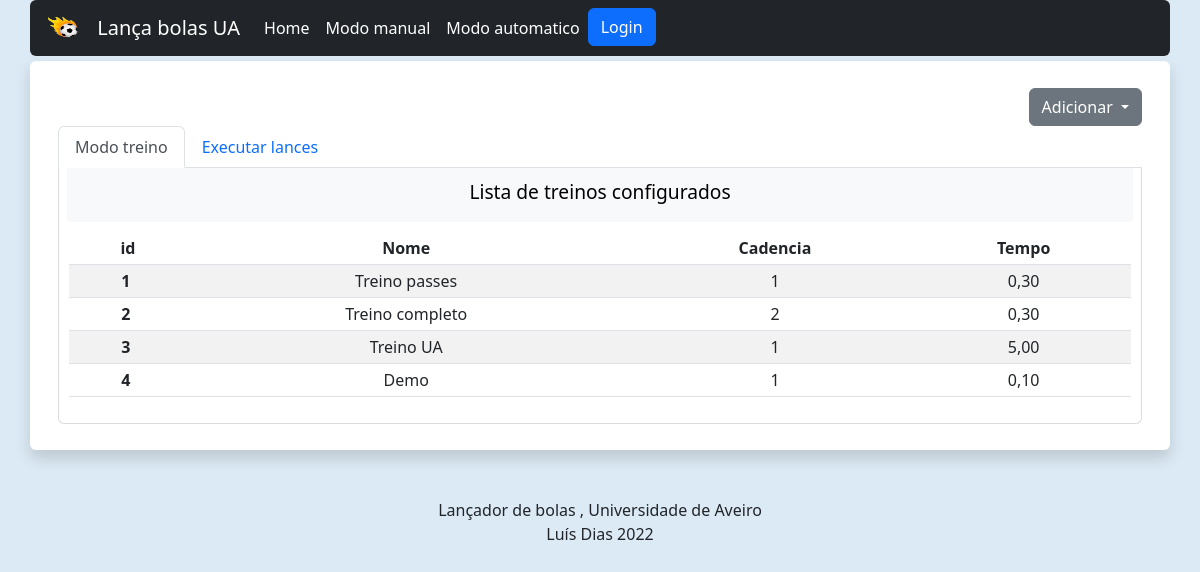
/modoauto, run on the app's committed database.
### appBolas/models.py (models this page shows, shortened)
class treino(models.Model):
    nomeTreino=models.CharField('Nome do Treino',max_length=20)
    lances = models.ManyToManyField(lance)
    Qt_bolas_lance=models.IntegerField("Bolas lançadas por lance", default=5)            # Bolas lançadas por cada lance
    maxBolasTreino=models.IntegerField("Maximo de bolas por treino", default=200)        # Maximo de bolas por cada treino
    class cadencia(models.IntegerChoices):
            Baixa = 4
            Media = 3
            Alta = 2
            Elevada = 1
    cadenciaTreino = models.IntegerField("Cadencia do treino",choices=cadencia.choices, default=1)
    dataCriacao = models.DateTimeField("Data",default=datetime.now, editable=False)
    tempoTreino=models.DecimalField("Tempo de treino(H,MIN)", default=5, max_digits=5, decimal_places=2)
    class Seqlances(models.IntegerChoices):
            ALEATORIA = 1
            SEQUENCIAL = 2
    SequenciaLances = models.IntegerField("Sequencia de lances",choices=Seqlances.choices, default=1)
    '''
        ALEATORIA = 'AL'
    SEQUENCIAL = 'SQ'
    ALEATORIA_SEQUENCIAL = [
        (ALEATORIA, 'Aleatória'),
        (SEQUENCIAL, 'Sequencial'),
    ]
    SequenciaLances = models.CharField('Sequencia de lances',
        max_length=2,
        choices=ALEATORIA_SEQUENCIAL,
        default=ALEATORIA,
    )
    '''

### appBolas/views.py (the view)
# urls.py: path("modoauto", views.modoauto, name="modoauto"),                          # Quando vem um pedido de 'modoauto' browser retorna a funcao modoauto     NÃO UTILIZADO!!!!
def modoauto(request):
    is_ajax = request.headers.get('X-Requested-With') == 'XMLHttpRequest'
    if is_ajax:                                                                 # Se o metodo for ajax, então a resposta é em JSON
        if request.method=="GET":                                               # Se GET então
            todos = list(treino.objects.all().values())                         # Recebe os valores da base de dados
            return JsonResponse({'context': todos}, status=200)                 # Envia os valores por JSON, e retorna 200(ok)
        if request.method=="POST":                                              # Se o methodo for POST então
            dataFromPost=json.load(request)                                     # recebe os valores de POST
            if "idlance" in dataFromPost:
                dbLance = LanceDB.objects.get(id=dataFromPost["idlance"])
                print("Lance " + str(dataFromPost["idlance"]))
                respostaJson={
                    'nomeLance': dbLance.nomeLance,
                    'anguloX': dbLance.anguloX,
                    'anguloY': dbLance.anguloY,
                    'anguloInclinacao': dbLance.anguloInclinacao,
                    'velocidadeRoloEsq': dbLance.velocidadeRoloEsq,
                    'velocidadeRoloDir': dbLance.velocidadeRoloDir,
                }
                return JsonResponse(respostaJson, status=200)
            if "id" in dataFromPost:
                dbTreino = treino.objects.get(id=dataFromPost["id"])
                serialized_q = serializers.serialize('json', dbTreino.lances.all())
                lancesJson={}
                i=0
                lances = dbTreino.lances.all()
                for lance in lances:
                    lancesJson.update({'lance'+ str(i): lance.nomeLance})
                    i=i+1
                respostaJson={
                    'statusID': dbTreino.id,
                    'lances' : lancesJson,
                    'tituloTreino': dbTreino.nomeTreino,
                    'dataCriacao' : dbTreino.dataCriacao,
                    'cadenciaTreino'   : dbTreino.cadenciaTreino,
                    'sequenciaLances'  : dbTreino.SequenciaLances,
                }
                return JsonResponse(respostaJson, status=200)
            if "tipoRequisicao" in dataFromPost:
                if(dataFromPost["tipoRequisicao"]=="START"):            # Inicia o treino e envia o ID
                    if "id_treino" in dataFromPost:
                        print("START TREINO")
                        engineLancadorBolas.start((dataFromPost["id_treino"]), tipo="treino")
                    if "id_lance" in dataFromPost:
                        dictLance= { "cadencia": dataFromPost["cadencia_lance"],
                                      "qtBolas": dataFromPost["qtBolas"]  }
                        engineLancadorBolas.start((dataFromPost["id_lance"]), tipo="lance", dataLance=dictLance  )
                        print("START LANCE")
                        pass
                    respostaJson={'status': "ok",}
                elif(dataFromPost["tipoRequisicao"]=="STOP"):           # Pará o treino e envia o ID de paragem
                    if "id_treino" in dataFromPost:
                        engineLancadorBolas.stop(tipo="treino")
                    if "id_lance" in dataFromPost:
                        engineLancadorBolas.stop(tipo="lance")
                        pass
                    respostaJson={'status': "ok",}
                elif(dataFromPost["tipoRequisicao"]=="RESUME"):
                    if "id_treino" in dataFromPost:
                        engineLancadorBolas.resume(tipo="treino")
                    if "id_lance" in dataFromPost:
                        print("RESUME LANCE")
                        pass
                    respostaJson={'status': "run",}
                elif(dataFromPost["tipoRequisicao"]=="PAUSE"):
                    if "id_treino" in dataFromPost:
                        engineLancadorBolas.pause(tipo="treino")
                    if "id_lance" in dataFromPost:
                        print("PAUSE LANCE")
                        pass
                    respostaJson={'status': "pause",}
                    pass
                elif((dataFromPost["tipoRequisicao"]=="GET_INFO")):
                    respostaJson={
                    'timeLeft': engineLancadorBolas.get_timeleft(tipo="treino"),
                    'get_percentleft' : engineLancadorBolas.get_percentleft(tipo="treino"),
                    }
                elif((dataFromPost["tipoRequisicao"]=="GET_INFO_LANCE")):
                    if(engineLancadorBolas.threadLance.runing==False):
                        engineLancadorBolas.threadLance.stop()
                    respostaJson={
                    'qtBolasLeft': engineLancadorBolas.get_bolasLancadasLeft(tipo="lance"),
                    'get_percent' : engineLancadorBolas.get_percentleft(tipo="lance"),
                    'isStoped'    : engineLancadorBolas.isStoped(tipo="lance")
                    }
                return JsonResponse(respostaJson, status=200)
        return JsonResponse({'status': 'Invalid request'}, status=400)
    else:                                       # else não é AJAX, e devolve a página.
        dbTreinos= treino.objects.all()
        dblances = LanceDB.objects.all()
        context={
            "treinos": dbTreinos,
            "lances":dblances,
        }
        return render(request, 'modoauto.html', context)

### appBolas/templates/modoauto.html (shortened to what this page needs)
{% extends 'base.html' %}
{% block body %}
                <div class="dropdown" style="text-align: right;">
                    <button class="btn btn-secondary dropdown-toggle" type="button" id="dropdownMenuButton2"
                        data-bs-toggle="dropdown" aria-expanded="false">
                        Adicionar
                    </button>
                </div>
                <nav>
                    <div class="nav nav-tabs" id="nav-tab" role="tablist">
                        <button class="nav-link active" id="nav-home-tab" data-bs-toggle="tab"
                            data-bs-target="#nav-treino" type="button" role="tab" aria-controls="nav-home"
                            aria-selected="true">Modo treino</button>
                        <button class="nav-link" id="nav-profile-tab" data-bs-toggle="tab" data-bs-target="#nav-lances"
                            type="button" role="tab" aria-controls="nav-profile" aria-selected="false">Executar lances
                        </button>
                    </div>
                </nav>
                <div class="tab-content" id="div-NaveBody">
                    <div class="tab-pane fade show active" id="nav-treino" role="tabpanel"
                        aria-labelledby="nav-home-tab">
<div class="bg-light" id="tituloListas_treinos">
  Lista de treinos configurados
</div>
<div class="table-responsive" style="margin: 10px;">
  <table class=" table table-sm table-striped" id="id_table" data-url={% url 'modoauto' %}>
    <thead>
      <tr>
        <th scope="col" class="text-center">&nbsp; id</th>
        <th scope="col" class="text-center">Nome</th>
        <th scope="col" class="text-center">Cadencia</th>
        <th scope="col" class="text-center">Tempo</th>
      </tr>
    </thead>
    <tbody id="tableTreinoBody">
      {% for treino in treinos %}
      <tr data-id="{{treino.id}}">
        <th scope="row">&nbsp;{{treino.id}}</th>
        <td>{{treino.nomeTreino}}</td>
        <td>{{treino.cadenciaTreino}}</td>
        <td>{{treino.tempoTreino}}</td>
      </tr>
      {% endfor %}
    </tbody>
  </table>
</div>
</div>
{% endblock body %}

### appBolas/static/css/style.css (style rules this page uses)
body { background-color: rgb(220, 234, 245); }
#nav-treino, #nav-lances { border-width: 1px; border-style: solid; border-top: 0px; border-color: gainsboro; border-bottom-left-radius: 6px; border-bottom-right-radius: 6px; }
#tituloListas_lances,#tituloListas_treinos { margin:8px; margin-top: 0px; padding: 15px; padding-top: 10px; font-style: normal; font-size: larger; text-align: center; color: black; }

### data on the page
treino: id "1", nomeTreino "Treino passes", cadenciaTreino "1", tempoTreino "0,30"
treino: id "2", nomeTreino "Treino completo", cadenciaTreino "2", tempoTreino "0,30"
treino: id "3", nomeTreino "Treino UA", cadenciaTreino "1", tempoTreino "5,00"
treino: id "4", nomeTreino "Demo", cadenciaTreino "1", tempoTreino "0,10"
